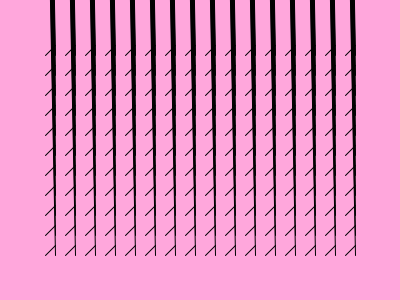
Frame 1 (no input)
Frame 60 (the mouse pressed at the canvas centre just before this capture): identical to frame 1, image omitted
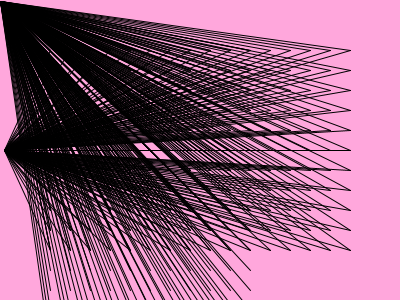
Frame 120 (the mouse held since frame 60 and released just before this capture)

The Processing sketch that drew these frames (run headless with seeded random() and noise(); from frame 60 on, the mouse is pressed at the canvas centre):

// Processing sketch: processing_57161
// ── processing_57161.pde

int option = 1;

void setup() {

size(400, 300);

smooth();

noFill();

}



void draw() {

background(255,167,220);



if (option == 1) {

// Option 1: Stitches

for (int x = 50; x <= width-50; x += 20) {

for (int y = 50; y <= height-50; y+=20) {

line(x-5, y-500, x+5, y+5);

line(x+5, y-5, x-5, y+5);

}

}

} 

else if (option == 2) {

// Option 2: Perspective

for (int x = 50; x <= width-50; x += 20) {

for (int y = 50; y <= height-50; y+=20) {

line(x, y, width/100, height/2);
line(x, y, width/899, height/208);
line(y, x, width/990, height/180);

}

}

} 

else if (option == 3) {

// Option 3: Overlapping circles

for (int x = 50; x <= width-50; x += 20) {

for (int y = 50; y <= height-50; y+=20) {

ellipse(x, y, 80, 170);

}

}

} 

else if (option == 4) {

// Option 4: Rotating arcs

int count = 120;

for (int x = 50; x <= width-50; x += 20) {

for (int y = 50; y <= height-50; y+=20) {

float s = map(count, 120, 0, 0, TWO_PI*2);

arc(x, y, 654, 314, s, s + PI);

count--;

}

}

} 

else if (option == 5) {

// Option 5: Groups of fiv
for (int x = 50; x < width-50; x += 20) {
for (int y = 50; y < height-50; y+=20) {
//rect(x-10, y-10, 22, 22);
for (int i = 0; i < 16; i+=4) {
line(x + i, y, x + i, y + 512);
ellipse(x, y, 67, 543);
}
line(x, y, x + 312, y + 612);
}
}
}
else if (option == 6) {
rect(56, 10 ,25, 25);
rect(56, 10, 78, 45);

}
}



void mousePressed() {

option++;

if (option > 6) option = 1;

}
